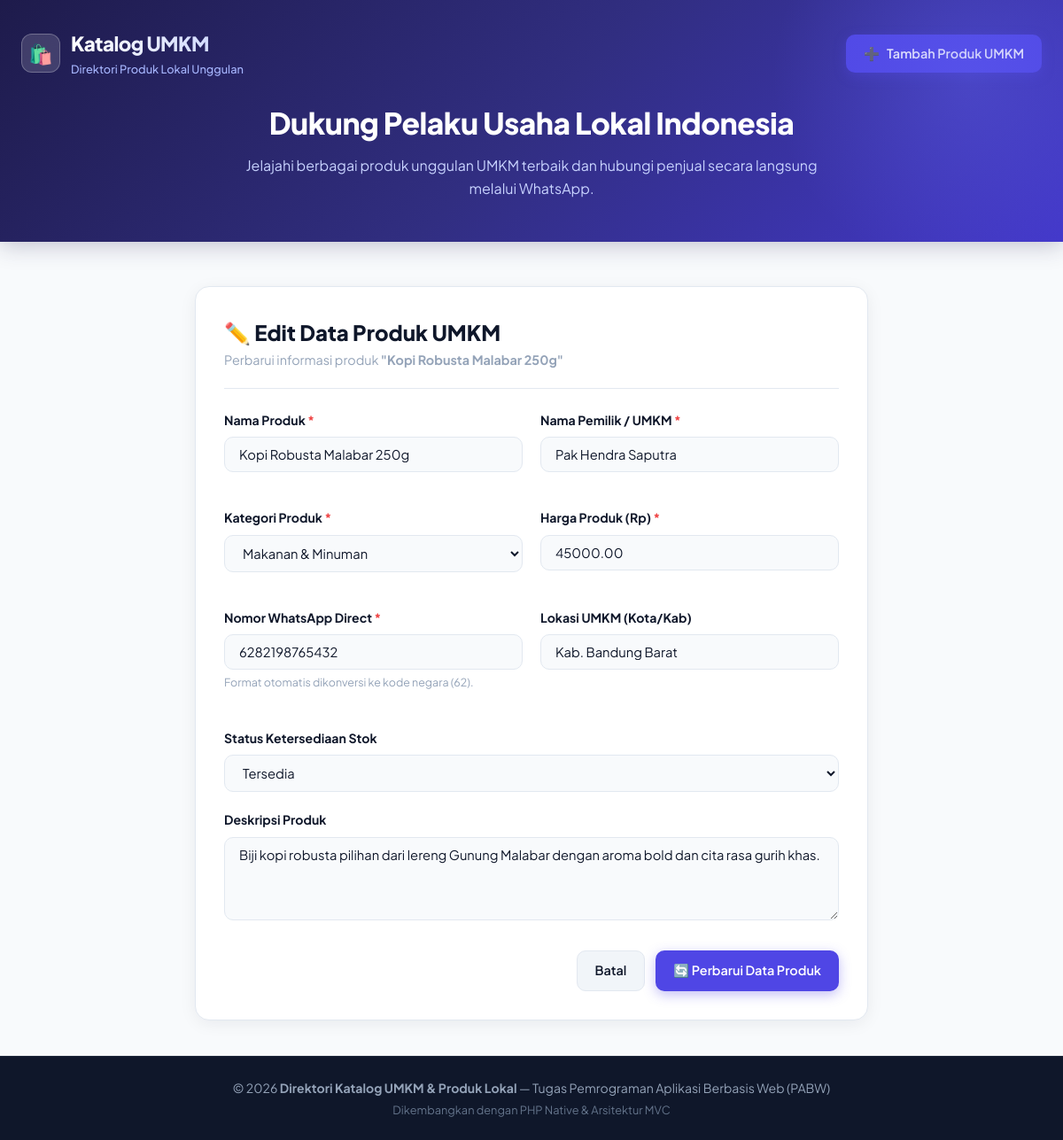
Screenshot of /index.php?action=edit&id=2 with the database file from the repository.
### tables this page shows
CREATE TABLE produk_umkm (
    id INT AUTO_INCREMENT PRIMARY KEY,
    nama_produk VARCHAR(150) NOT NULL,
    nama_pemilik VARCHAR(100) NOT NULL,
    kategori_produk VARCHAR(50) NOT NULL,
    harga DECIMAL(12, 2) NOT NULL,
    nomor_whatsapp VARCHAR(20) NOT NULL,
    lokasi_umkm VARCHAR(100) DEFAULT 'Tidak Ditentukan',
    deskripsi TEXT DEFAULT NULL,
    status_stok ENUM('Tersedia', 'Pre-Order', 'Habis') DEFAULT 'Tersedia',
    created_at TIMESTAMP DEFAULT CURRENT_TIMESTAMP
);

### config/database.php (called while the page is built, shortened)
<?php
class Database {
    private static $koneksi = null;
    public static function connect() {
        if (self::$koneksi === null) {
            try {
                $dsn = "mysql:host=" . DB_HOST . ";dbname=" . DB_NAME . ";charset=utf8mb4";
                self::$koneksi = new PDO($dsn, DB_USER, DB_PASS, [
                    PDO::ATTR_ERRMODE => PDO::ERRMODE_EXCEPTION,
                    PDO::ATTR_DEFAULT_FETCH_MODE => PDO::FETCH_ASSOC,
                    PDO::ATTR_EMULATE_PREPARES => false,
                ]);
            } catch (PDOException $e) {
                die("<div style='font-family: sans-serif; padding: 20px; background: #fee2e2; color: #991b1b; border-radius: 8px; margin: 20px;'>
                        <h3>❌ Gagal Terhubung ke Database MySQL!</h3>
                        <p>Pastikan MySQL di XAMPP sudah dinyalakan dan database <b>" . DB_NAME . "</b> sudah di-import.</p>
                        <p><small>Detail Error: " . htmlspecialchars($e->getMessage()) . "</small></p>
                     </div>");
            }
        }
        return self::$koneksi;
    }
}

### app/models/ProdukModel.php (called while the page is built, shortened)
<?php
require_once __DIR__ . '/../../config/database.php';
class ProdukModel {
    private $db;
    public function __construct() {
        $this->db = Database::connect();
    }
    public function getById($id) {
        $stmt = $this->db->prepare("SELECT * FROM produk_umkm WHERE id = :id");
        $stmt->execute([':id' => $id]);
        return $stmt->fetch();
    }
}

### app/views/produk/edit.php (the view, shortened to what this page needs)
<?php require_once __DIR__ . '/../layouts/header.php'; ?>
<div class="form-card">
    <div class="form-header">
        <h2>✏️ Edit Data Produk UMKM</h2>
        <p>Perbarui informasi produk <strong>"<?= htmlspecialchars($produk['nama_produk']); ?>"</strong></p>
    </div>
    <form action="index.php?action=edit&id=<?= $produk['id']; ?>" method="POST">
        <div class="form-row">
            <div class="form-group">
                <label class="form-label">Nama Produk <span class="required">*</span></label>
                <input type="text" name="nama_produk" class="input-control" value="<?= htmlspecialchars($_POST['nama_produk'] ?? $produk['nama_produk']); ?>" required>
            </div>
            <div class="form-group">
                <label class="form-label">Nama Pemilik / UMKM <span class="required">*</span></label>
                <input type="text" name="nama_pemilik" class="input-control" value="<?= htmlspecialchars($_POST['nama_pemilik'] ?? $produk['nama_pemilik']); ?>" required>
            </div>
        </div>
        <div class="form-row">
            <div class="form-group">
                <label class="form-label">Kategori Produk <span class="required">*</span></label>
                <?php $currentKat = $_POST['kategori_produk'] ?? $produk['kategori_produk']; ?>
                <select name="kategori_produk" class="input-control select-control" required>
                    <option value="Makanan & Minuman" <?= $currentKat === 'Makanan & Minuman' ? 'selected' : ''; ?>>Makanan & Minuman</option>
                </select>
            </div>
            <div class="form-group">
                <label class="form-label">Harga Produk (Rp) <span class="required">*</span></label>
                <input type="number" name="harga" class="input-control" min="500" step="500" value="<?= htmlspecialchars($_POST['harga'] ?? $produk['harga']); ?>" required>
            </div>
        </div>
        <div class="form-row">
            <div class="form-group">
                <label class="form-label">Nomor WhatsApp Direct <span class="required">*</span></label>
                <input type="text" name="nomor_whatsapp" class="input-control" value="<?= htmlspecialchars($_POST['nomor_whatsapp'] ?? $produk['nomor_whatsapp']); ?>" required>
                <span class="form-help">Format otomatis dikonversi ke kode negara (62).</span>
            </div>
            <div class="form-group">
                <label class="form-label">Lokasi UMKM (Kota/Kab)</label>
                <input type="text" name="lokasi_umkm" class="input-control" value="<?= htmlspecialchars($_POST['lokasi_umkm'] ?? $produk['lokasi_umkm']); ?>">
            </div>
        </div>
        <div class="form-group">
            <label class="form-label">Status Ketersediaan Stok</label>
            <?php $currentStok = $_POST['status_stok'] ?? $produk['status_stok']; ?>
            <select name="status_stok" class="input-control select-control">
                <option value="Tersedia" <?= $currentStok === 'Tersedia' ? 'selected' : ''; ?>>Tersedia</option>
            </select>
        </div>
        <div class="form-group">
            <label class="form-label">Deskripsi Produk</label>
            <textarea name="deskripsi" class="input-control" rows="4"><?= htmlspecialchars($_POST['deskripsi'] ?? $produk['deskripsi']); ?></textarea>
        </div>
        <div style="display: flex; gap: 12px; justify-content: flex-end; margin-top: 28px;">
            <a href="index.php" class="btn btn-secondary">Batal</a>
            <button type="submit" class="btn btn-primary">🔄 Perbarui Data Produk</button>
        </div>
    </form>
</div>
<?php require_once __DIR__ . '/../layouts/footer.php'; ?>

### public/css/style.css (style rules this page uses)
:root { --primary-color: #4f46e5; --primary-hover: #4338ca; --primary-light: #eeef2; --secondary-color: #06b6d4; --accent-wa: #25D366; --accent-wa-hover: #1da851; --bg-main: #f8fafc; --bg-card: #ffffff; --text-title: #0f172a; --text-body: #475569; --text-muted: #94a3b8; --border-color: #e2e8f0; --radius-lg: 16px; --radius-md: 10px; --radius-sm: 6px; --shadow-sm: 0 1px 3px rgba(0,0,0,0.05); --shadow-md: 0 4px 20px -2px rgba(15, 23, 42, 0.08); --shadow-lg: 0 10px 30px -5px rgba(79, 70, 229, 0.15); --transition: all 0.25s cubic-bezier(0.4, 0, 0.2, 1); }
* { margin: 0; padding: 0; box-sizing: border-box; }
body { font-family: 'Plus Jakarta Sans', -apple-system, BlinkMacSystemFont, 'Segoe UI', Roboto, sans-serif; background-color: var(--bg-main); color: var(--text-body); line-height: 1.6; min-height: 100vh; display: flex; flex-direction: column; }
.input-control { width: 100%; padding: 10px 16px; border-radius: var(--radius-md); border: 1px solid var(--border-color); font-size: 0.92rem; font-family: inherit; color: var(--text-title); background: #f8fafc; transition: var(--transition); }
.select-control { padding-right: 36px; cursor: pointer; }
.btn { display: inline-flex; align-items: center; justify-content: center; gap: 8px; padding: 10px 20px; border-radius: var(--radius-md); font-size: 0.9rem; font-weight: 600; cursor: pointer; text-decoration: none; border: none; transition: var(--transition); font-family: inherit; }
.btn-primary { background: var(--primary-color); color: #ffffff; box-shadow: 0 4px 14px rgba(79, 70, 229, 0.35); }
.btn-secondary { background: #f1f5f9; color: var(--text-title); border: 1px solid var(--border-color); }
.form-card { background: var(--bg-card); border-radius: var(--radius-lg); border: 1px solid var(--border-color); box-shadow: var(--shadow-md); padding: 32px; max-width: 760px; margin: 40px auto; }
.form-header { border-bottom: 1px solid var(--border-color); padding-bottom: 20px; margin-bottom: 24px; }
.form-header h2 { font-size: 1.5rem; font-weight: 800; color: var(--text-title); }
.form-header p { color: var(--text-muted); font-size: 0.9rem; }
.form-row { display: grid; grid-template-columns: repeat(auto-fit, minmax(260px, 1fr)); gap: 20px; margin-bottom: 20px; }
.form-group { margin-bottom: 20px; }
.form-label { display: block; font-size: 0.88rem; font-weight: 700; color: var(--text-title); margin-bottom: 8px; }
.form-label .required { color: #ef4444; }
.form-help { font-size: 0.78rem; color: var(--text-muted); margin-top: 4px; }

### rows the page displays
produk_umkm: nama_produk "Kopi Robusta Malabar 250g", nama_pemilik "Pak Hendra Saputra", kategori_produk "Makanan & Minuman", harga "45000.00", nomor_whatsapp "6282198765432", lokasi_umkm "Kab. Bandung Barat", status_stok "Tersedia", deskripsi "Biji kopi robusta pilihan dari lereng Gunung Malabar dengan aroma bold dan cita rasa gurih khas."
